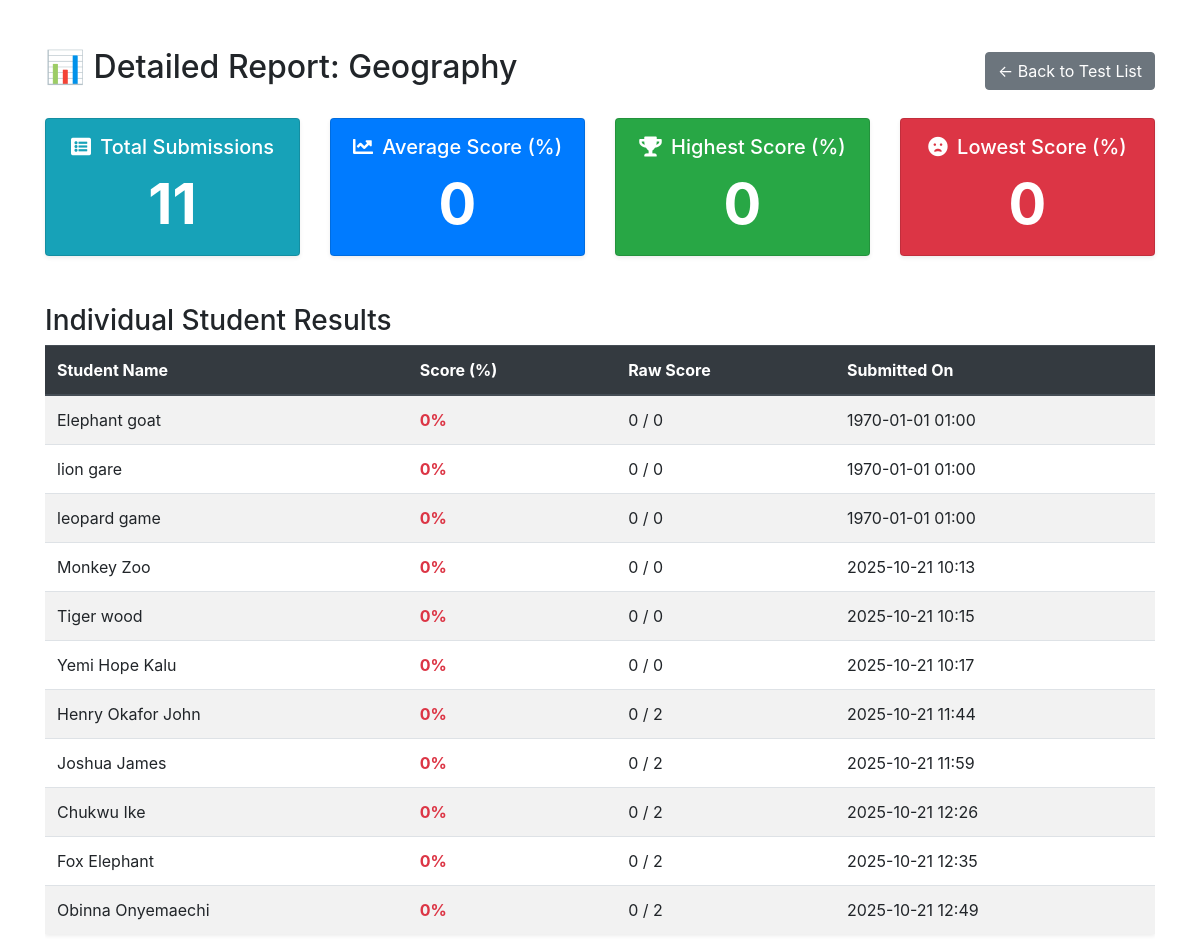
/cbt1/test_report_detail.php?test_id=16 (signed in), run on the app's committed database.
### tables this page shows
CREATE TABLE `tests` (
  `test_id` int(11) NOT NULL,
  `created_by` int(11) DEFAULT NULL,
  `title` varchar(255) NOT NULL,
  `class_year` varchar(10) DEFAULT NULL COMMENT 'The target class year (e.g., SSS1), or NULL for all classes.',
  `duration_minutes` int(5) NOT NULL,
  `creation_date` timestamp NOT NULL DEFAULT current_timestamp(),
  `is_active` tinyint(1) DEFAULT 1,
  `total_questions` int(11) NOT NULL DEFAULT 0,
  `max_attempts` int(11) NOT NULL DEFAULT 1 COMMENT 'Maximum number of times a student can take the test',
  `last_modified` datetime DEFAULT current_timestamp() ON UPDATE current_timestamp()
);

CREATE TABLE `results` (
  `result_id` int(11) NOT NULL,
  `user_id` int(11) NOT NULL,
  `attempt_number` int(11) NOT NULL DEFAULT 1,
  `test_id` int(11) NOT NULL,
  `total_questions` int(11) NOT NULL DEFAULT 0,
  `correct_answers` int(11) NOT NULL DEFAULT 0,
  `wrong_answers` int(11) NOT NULL DEFAULT 0,
  `unanswered` int(11) NOT NULL DEFAULT 0,
  `start_time` datetime NOT NULL,
  `end_time` datetime DEFAULT NULL,
  `score` int(5) DEFAULT 0,
  `submission_time` datetime DEFAULT NULL,
  `is_submitted` tinyint(1) DEFAULT 0,
  `secure_answer_map` longtext DEFAULT NULL CHECK (json_valid(`secure_answer_map`))
);

CREATE TABLE `users` (
  `user_id` int(11) NOT NULL,
  `username` varchar(100) NOT NULL,
  `password` varchar(255) NOT NULL,
  `user_type` enum('student','teacher','admin') NOT NULL DEFAULT 'student',
  `full_name` varchar(150) DEFAULT NULL,
  `class_year` varchar(10) DEFAULT NULL,
  `reg_date` timestamp NOT NULL DEFAULT current_timestamp(),
  `email` varchar(200) NOT NULL
);

### cbt1/test_report_detail.php (the view, shortened to what this page needs)
<?php
require_once 'config.php';
$test_id = filter_input(INPUT_GET, 'test_id', FILTER_VALIDATE_INT);
$error_message = '';
$test_info = null;
$report_stats = [];
$student_results = [];
try {
    $sql_test_info = "
        SELECT test_id, title, created_by
        FROM tests
        WHERE test_id = :test_id
    ";
    $stmt_test_info = $pdo->prepare($sql_test_info);
    $stmt_test_info->bindParam(':test_id', $test_id, PDO::PARAM_INT);
    $stmt_test_info->execute();
    $test_info = $stmt_test_info->fetch(PDO::FETCH_ASSOC);
    $test_title = htmlspecialchars($test_info['title']);
    $sql_stats = "
        SELECT
            COUNT(r.result_id) AS total_submissions,
            AVG(r.correct_answers) AS average_raw_score,
            MAX(r.correct_answers) AS highest_raw_score,
            MIN(r.correct_answers) AS lowest_raw_score,
            MAX(r.total_questions) AS overall_total_questions
        FROM results r
        WHERE r.test_id = :test_id AND r.is_submitted = 1
    ";
    $stmt_stats = $pdo->prepare($sql_stats);
    $stmt_stats->bindParam(':test_id', $test_id, PDO::PARAM_INT);
    $stmt_stats->execute();
    $report_stats = $stmt_stats->fetch(PDO::FETCH_ASSOC);
    $total_submissions = $report_stats['total_submissions'] ?? 0;
    $total_questions = $report_stats['overall_total_questions'] ?? 0;
    if ($total_submissions > 0 && $total_questions > 0) {
        $report_stats['average_score'] = round(($report_stats['average_raw_score'] / $total_questions) * 100, 1);
        $report_stats['highest_score'] = round(($report_stats['highest_raw_score'] / $total_questions) * 100);
        $report_stats['lowest_score'] = round(($report_stats['lowest_raw_score'] / $total_questions) * 100);
    } else {
        $report_stats['average_score'] = $report_stats['highest_score'] = $report_stats['lowest_score'] = 'N/A';
    }
    $sql_students = "
        SELECT
            u.full_name, r.correct_answers, r.total_questions, r.submission_time
        FROM results r
        JOIN users u ON r.user_id = u.user_id
        WHERE r.test_id = :test_id AND r.is_submitted = 1
        ORDER BY r.correct_answers DESC, r.submission_time ASC
    ";
    $stmt_students = $pdo->prepare($sql_students);
    $stmt_students->bindParam(':test_id', $test_id, PDO::PARAM_INT);
    $stmt_students->execute();
    $student_results = $stmt_students->fetchAll(PDO::FETCH_ASSOC);
} catch (Exception $e) {
    $error_message = $e->getMessage();
    $test_info = null;
} catch (PDOException $e) {
    $error_message = "Database Error: " . $e->getMessage();
    error_log("Report Detail DB Error: " . $e->getMessage());
    $test_info = null;
}
?>
<!DOCTYPE html>
<html lang="en">
<head>
    <link rel="stylesheet" href="https://stackpath.bootstrapcdn.com/bootstrap/4.5.2/css/bootstrap.min.css">
    <link rel="stylesheet" href="https://cdnjs.cloudflare.com/ajax/libs/font-awesome/5.15.4/css/all.min.css">
</head>
<body>
<div class="container mt-5">
    <div class="d-flex justify-content-between align-items-center mb-4">
        <h2>📊 Detailed Report: <?php echo $test_title ?? 'Test Data Error'; ?></h2>
        <a href="view_reports.php" class="btn btn-secondary">← Back to Test List</a>
    </div>
    <?php if ($error_message): ?>
        <div class="alert alert-danger"><?php echo htmlspecialchars($error_message); ?></div>
    <?php elseif ($test_info): ?>
        <div class="row mb-5">
            <div class="col-md-3">
                <div class="card bg-info text-white text-center p-3 shadow-sm">
                    <h5 class="card-title"><i class="fas fa-list-alt mr-1"></i> Total Submissions</h5>
                    <p class="card-text display-4 font-weight-bold"><?php echo $total_submissions; ?></p>
                </div>
            </div>
            <div class="col-md-3">
                <div class="card bg-primary text-white text-center p-3 shadow-sm">
                    <h5 class="card-title"><i class="fas fa-chart-line mr-1"></i> Average Score (%)</h5>
                    <p class="card-text display-4 font-weight-bold"><?php echo $report_stats['average_score']; ?></p>
                </div>
            </div>
            <div class="col-md-3">
                <div class="card bg-success text-white text-center p-3 shadow-sm">
                    <h5 class="card-title"><i class="fas fa-trophy mr-1"></i> Highest Score (%)</h5>
                    <p class="card-text display-4 font-weight-bold"><?php echo $report_stats['highest_score']; ?></p>
                </div>
            </div>
            <div class="col-md-3">
                <div class="card bg-danger text-white text-center p-3 shadow-sm">
                    <h5 class="card-title"><i class="fas fa-frown-open mr-1"></i> Lowest Score (%)</h5>
                    <p class="card-text display-4 font-weight-bold"><?php echo $report_stats['lowest_score']; ?></p>
                </div>
            </div>
        </div>
        <h3 class="mt-4">Individual Student Results</h3>
        <div class="table-responsive">
            <table class="table table-striped table-hover shadow-sm">
                <thead class="thead-dark">
                    <tr>
                        <th>Student Name</th>
                        <th>Score (%)</th>
                        <th>Raw Score</th>
                        <th>Submitted On</th>
                    </tr>
                </thead>
                <tbody>
                    <?php if (empty($student_results)): ?>
                        <tr><td colspan="4" class="text-center text-muted py-4">No student results found for this test.</td></tr>
                    <?php else: ?>
                        <?php foreach ($student_results as $result):
                            $student_score = $result['correct_answers'] ?? 0;
                            $student_total_q = $result['total_questions'] ?? 1;
                            $percentage = ($student_total_q > 0) ? round(($student_score / $student_total_q) * 100) : 0;
                            $score_class = ($percentage >= 70) ? 'text-success' : (($percentage >= 50) ? 'text-warning' : 'text-danger');
                        ?>
                        <tr>
                            <td><?php echo htmlspecialchars($result['full_name']); ?></td>
                            <td class="font-weight-bold <?php echo $score_class; ?>">
                                <?php echo $percentage; ?>%
                            </td>
                            <td>
                                <?php echo $student_score; ?> / <?php echo $student_total_q; ?>
                            </td>
                            <td><?php echo htmlspecialchars(date('Y-m-d H:i', strtotime($result['submission_time']))); ?></td>
                        </tr>
                        <?php endforeach; ?>
                    <?php endif; ?>
                </tbody>
            </table>
        </div>
    <?php endif; ?>
</div>
</body>
</html>

### data on the page
tests: title "Geography"
results: user.full_name "Elephant goat", total_questions "0", correct_answers "0", submission_time "1970-01-01 01:00"
results: user.full_name "lion gare", total_questions "0", correct_answers "0", submission_time "1970-01-01 01:00"
results: user.full_name "leopard game", total_questions "0", correct_answers "0", submission_time "1970-01-01 01:00"
results: user.full_name "Monkey Zoo", total_questions "0", correct_answers "0", submission_time "2025-10-21 10:13"
results: user.full_name "Tiger wood", total_questions "0", correct_answers "0", submission_time "2025-10-21 10:15"
results: user.full_name "Yemi Hope Kalu", total_questions "0", correct_answers "0", submission_time "2025-10-21 10:17"
results: user.full_name "Henry Okafor John", correct_answers "0", total_questions "2", submission_time "2025-10-21 11:44"
results: user.full_name "Joshua James", correct_answers "0", total_questions "2", submission_time "2025-10-21 11:59"
results: user.full_name "Chukwu Ike", correct_answers "0", total_questions "2", submission_time "2025-10-21 12:26"
results: user.full_name "Fox Elephant", correct_answers "0", total_questions "2", submission_time "2025-10-21 12:35"
results: user.full_name "Obinna Onyemaechi", correct_answers "0", total_questions "2", submission_time "2025-10-21 12:49"

### other printed values
$total_submissions "11"
$report_stats['average_score'] "0"
$report_stats['highest_score'] "0"
$report_stats['lowest_score'] "0"
